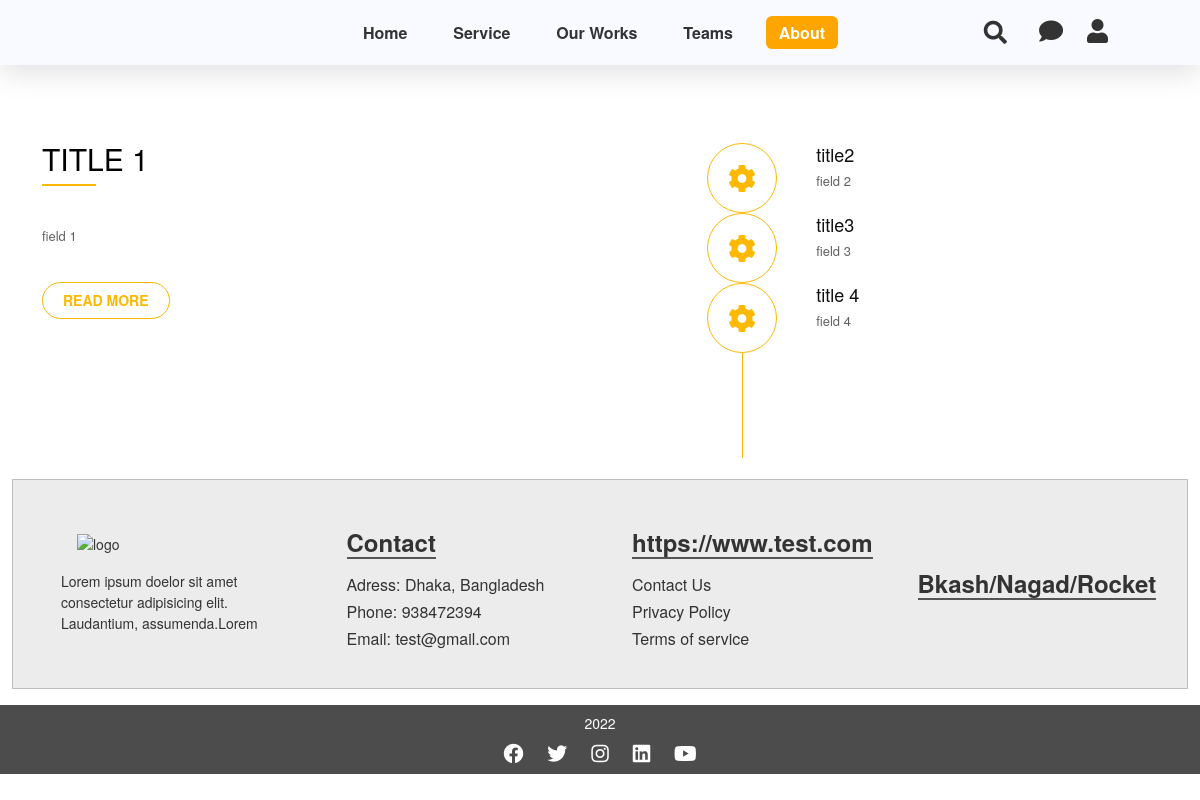
The app's page /core/aboutus with its own data.
### core/models.py (models this page shows)
class AboutUs(models.Model):
    title1 = models.CharField(max_length=255,null=True,blank=True)
    field1= models.TextField(max_length=999,null=True,blank=True)
    title2 = models.CharField(max_length=255,null=True,blank=True)
    field2= models.TextField(max_length=999,null=True,blank=True)
    title3 = models.CharField(max_length=255,null=True,blank=True)
    field3= models.TextField(max_length=999,null=True,blank=True)
    title4 = models.CharField(max_length=255,null=True,blank=True)
    field4= models.TextField(max_length=999,null=True,blank=True)

### second_app/models.py (models this page shows)
class Footer(models.Model):
    footer_quotes= models.TextField(max_length=999,null=True,blank=True)
    footer_contact_title = models.CharField(max_length=255,null=True,blank=True)
    address = models.CharField(max_length=255,null=True,blank=True)
    phone = models.CharField(max_length=255,null=True,blank=True)
    email = models.EmailField(max_length=255,null=True,blank=True,)
    footer_links_title = models.CharField(max_length=255,null=True,blank=True)
    footer_payment_title = models.CharField(max_length=255,null=True,blank=True)
    payment_logo = models.FileField(upload_to='homeimages',null=True,blank=True)
    footer_facebook_link = models.URLField(max_length=999,null=True,blank=True)
    footer_instagram_link = models.URLField(max_length=999,null=True,blank=True)
    footer_twitter_link = models.URLField(max_length=999,null=True,blank=True)
    footer_linkedin_link = models.URLField(max_length=999,null=True,blank=True)
    footer_youtube_link = models.URLField(max_length=999,null=True,blank=True)
    footer_copyright = models.CharField(max_length=255,null=True,blank=True)

### core/views.py (the view)
# urls.py: path('aboutus', views.aboutus_view,name='aboutus'),
def aboutus_view(request):
    obj = AboutUs.objects.last()
    return render(request,'core/aboutus.html',{'obj':obj})

### core/custommodelserver.py (called while the page is built)
def headfoot(request):
    headerr = Header.objects.last()
    footerr = Footer.objects.last()
    context = {
        'headerr':headerr,
        'footerr':footerr
    }
    return context

### dashboard_app/custommodel.py (called while the page is built)
def footer(request):
    footer = Footer.objects.last()
    context = {
        'footer':footer
    }
    return context

### core/templates/core/aboutus.html (shortened to what this page needs)
{% extends 'core/base.html' %}
{% load static %}
{% block main %}
<div class="aboutus-section">
    <div class="container">
        <div class="row">
            <div class="col-md-4 col-sm-6 col-xs-12 my-3">
                <div class="aboutus">
                    <h2 class="aboutus-title">{{obj.title1}}</h2>
                    <p class="aboutus-text" style="white-space:pre-line;">{{obj.field1}}</p>
                    <a class="aboutus-more" href="#">read more</a>
                </div>
            </div>
            <div class="col-md-5 col-sm-6 col-xs-12 my-3">
                <div class="feature">
                    <div class="feature-box">
                        <div class="clearfix">
                            <div class="iconset">
                                <i class="fa fa-cog icon" aria-hidden="true"></i>
                            </div>
                            <div class="feature-content">
                                <h4>{{obj.title2}}</h4>
                                <p>{{obj.field2}}</p>
                            </div>
                        </div>
                    </div>
                    <div class="feature-box">
                        <div class="clearfix">
                            <div class="iconset">
                                <i class="fa fa-cog icon" aria-hidden="true"></i>
                            </div>
                            <div class="feature-content">
                                <h4>{{obj.title3}}</h4>
                                <p>{{obj.field3}}</p>
                            </div>
                        </div>
                    </div>
                    <div class="feature-box">
                        <div class="clearfix">
                            <div class="iconset">
                                <i class="fa fa-cog icon" aria-hidden="true"></i>
                            </div>
                            <div class="feature-content">
                                <h4>{{obj.title4}}</h4>
                                <p>{{obj.field4}}</p>
                            </div>
                        </div>
                    </div>
                </div>
            </div>
        </div>
    </div>
</div>
{% endblock main %}

### core/templates/core/base.html (shortened to what this page needs)
{% load static %}
<!doctype html>
<html lang="en">
<head>
    <link href="https://cdn.jsdelivr.net/npm/bootstrap@5.0.1/dist/css/bootstrap.min.css" rel="stylesheet"
>
    <link rel="stylesheet" href="{% static 'assest/style.css' %}">
    <link rel="stylesheet" href="https://unpkg.com/swiper/swiper-bundle.min.css" />
    <link rel="stylesheet" href="https://use.fontawesome.com/releases/v5.15.3/css/all.css"
>
    <link rel="stylesheet" href="https://cdnjs.cloudflare.com/ajax/libs/jquery-modal/0.9.1/jquery.modal.min.css" />
</head>
<body>
    <div class="main">
        <header>
            <div class="container-fluid">
                <div class="row header_row">
                    <div class="col-3 hlogo">
                        <div class="logo">
                        </div>
                    </div>
                    <div class="col-6 nav" id="nav">
                        <ul class="navbar-nav">
                            <li class="nav-item">{% url 'home' as home %}<a
                                    class="nav-link {% if request.path == home %}active{% endif %}"
                                    href="{% url 'index' %}">Home</a></li>
                            <li class="nav-item">{% url 'service' as service %}<a
                                    class="nav-link {% if request.path == service %}active{% endif %}"
                                    href="{% url 'service' %}">Service</a></li>
                            <li class="nav-item">{% url 'works' as works %}<a
                                    class="nav-link {% if request.path == our_work %}active{% endif %}"
                                    href="{% url 'our_work' %}">Our Works</a></li>
                            <li class="nav-item">{% url 'teams' as teams %}<a
                                    class="nav-link {% if request.path == teams %}active{% endif %}"
                                    href="{% url 'team_member' %}">Teams</a></li>
                            <li class="nav-item">{% url 'aboutus' as aboutus %}<a
                                    class="nav-link {% if request.path == aboutus %}active{% endif %}"
                                    href="{% url 'about_us' %}">About</a></li>
                        </ul>
                    </div>
                    <div class="col-3 headericonCon">
                        <div class="search-box">
                            <button class="btn-search btn-search-pc"><i class="fas fa-search"></i></button>
                            <input type="text" class="input-search" placeholder="Type to Search...">
                        </div>
                        <div class="icons">
                            <a href="#" target="_blank"><i class="fas fa-comment"></i></a>
                            <a href="{% url 'login' %}"> <i class="fas fa-user"></i></a>
                        </div>
                    </div>
                </div>
            </div>
        </header>
        <div class="container-fluid">
            {% block main %}
            {% endblock main %}
            <div class="row footer section">
                <div class="col-12">
                    <img src="/media/homeimages/logo.png" alt="logo" class="img-fluid logo">
                    <p>{{ footer.footer_quotes }}</p>
                </div>
                <div class="col-12 contacts">
                    <h4 class="text-center">Contact</h4>
                    <h6>Adress: {{ footer.address }}</h6>
                    <h6>Phone: {{ footer.phone }}</h6>
                    <h6>Email: {{ footer.email }}</h6>
                </div>
                <div class="col-12 usefulLinks">
                    <h4 class="text-center">{{ footer.footer_links_title }}</h4>
                    <h6><a href="{% url 'contactus' %}">Contact Us</a></h6>
                    <h6><a href="">Privacy Policy</a></h6>
                    <h6><a href="">Terms of service</a></h6>
                </div>
                <div class="col-12">
                    <h4>{{ footer.footer_payment_title }}</h4>
                </div>
            </div>
        </div>
    </div>
    <footer class="text-center text-white text-lg-start">
        <div class="text-center p-2" style="background-color: rgba(0, 0, 0, 0.7);">
            <label for="">{{ footer.footer_copyright }}</label>
            <div class="socials">
                {% if footer.footer_facebook_link %}
                <a href="{{ footer.footer_facebook_link }}" class="fab fa-facebook"></a>
                {% endif %}
                {% if footer.footer_twitter_link %}
                <a href="{{ footer.footer_twitter_link }}" class="fab fa-twitter"></a>
                {% endif %}
                {% if footer.footer_instagram_link %}
                <a href="{{ footer.footer_instagram_link }}" class="fab fa-instagram"></a>
                {% endif %}
                {% if footer.footer_linkedin_link %}
                <a href="{{ footer.footer_linkedin_link }}" class="fab fa-linkedin"></a>
                {% endif %}
                {% if footer.footer_youtube_link %}
                <a href="{{ footer.footer_youtube_link }}" class="fab fa-youtube"></a>
                {% endif %}
            </div>
        </div>
    </footer>
</body>
</html>

### records on screen
AboutUs: title1 "TITLE 1", field1 "field 1", title2 "title2", field2 "field 2", title3 "title3", field3 "field 3", title4 "title 4", field4 "field 4"
Footer: footer_quotes "Lorem ipsum doelor sit amet consectetur adipisicing elit. Laudantium, assumenda.Lorem", address "Dhaka, Bangladesh", phone "938472394", email "test@gmail.com", footer_links_title "https://www.test.com", footer_payment_title "Bkash/Nagad/Rocket", footer_copyright "2022"
